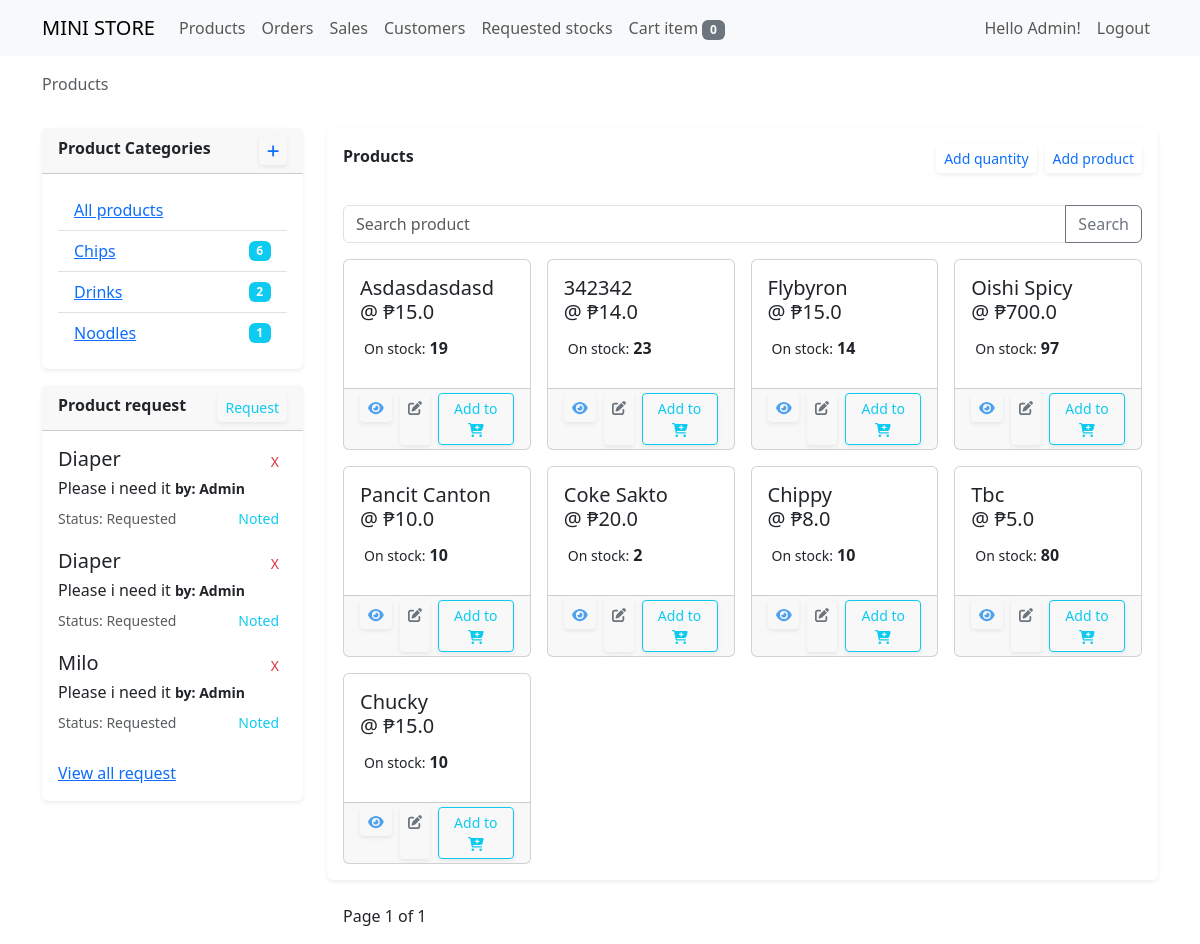
The app's page / (signed in) with its own data.
### store/models.py (models this page shows, shortened)
class Category(models.Model):
    name = models.CharField(max_length=120)
    def __str__(self):
        return self.name

class ItemRequest(models.Model):
    request_by = models.ForeignKey(User, on_delete=models.CASCADE)
    item_name = models.CharField(max_length=120)
    message = models.CharField(max_length=120, blank=True, null=True)
    is_noted = models.BooleanField(default=False)
    created = models.DateTimeField(auto_now_add=True)
    class Meta:
        ordering = ['-created']

class TimeStampedModel(models.Model):
    created = models.DateTimeField(auto_now_add=True)
    updated = models.DateTimeField(auto_now=True)
    class Meta:
        ordering = ('-updated','-created')

class Product(TimeStampedModel):
    user = models.ForeignKey(User, on_delete=models.CASCADE)
    bar_code = models.CharField(max_length=20, unique=True)
    name = models.CharField(max_length=200)
    category = models.ForeignKey(Category, on_delete=models.CASCADE, blank=True, null=True)
    cost = models.FloatField()
    price = models.FloatField()
    quantity = models.IntegerField()
    image = models.ImageField(upload_to=image_directory_path, blank=True, null=True)
    on_display = models.BooleanField(default=True, verbose_name="this product is available?")
    def __str__(self):
        return self.name

### store/views/product_view.py (the view, shortened to what this page needs)
# urls.py: path('', product_view, name='product_view'),
@login_required
def product_view(request):
    form = AddProductForm(request.POST or None)
    if request.user.is_superuser:
        products = Product.objects.all()
        categories = Category.objects.annotate(count=Count('product__id'))
    else:
        products = Product.objects.filter(on_display=True)
        categories = Category.objects.filter(product__on_display=True).annotate(count=Count('product__id'))
    all_requests = ItemRequest.objects.all()[:3]
    product_transaction_form = ProductTransactionForm(request.POST or None)
    query = request.GET.get('q')
    cart = Cart(request)
    cart_items = cart.__len__()
    if request.method == 'POST':
        if form.is_valid():
            obj = form.save(commit=False)
            obj.user = request.user
            obj.save()
            return redirect('store:product_view')
    breadcrumbs_link = ""
    if query:
        breadcrumbs_link = query
    else:
        breadcrumbs_link = "All Tasks"
    paginator = Paginator(products, 12)
    page_number = request.GET.get('page')
    page_obj = paginator.get_page(page_number)
    try:
        page_obj = paginator.page(page_number)
    except PageNotAnInteger:
        page_obj = paginator.page(1)
    except EmptyPage:
        page_obj = paginator.page(paginator.num_pages)
    context = {
        "title": "add product",
        "form": form,
        "products": products,
        "cart_items": cart_items,
        "categories": categories,
        "all_requests": all_requests,
        "breadcrumbs_link": breadcrumbs_link,
        "page_obj": page_obj,
        "product_transaction_form": product_transaction_form,
        "query": query
    }
    return render(request, 'product_view.html', context)

### store/forms/product_form.py
class AddProductForm(forms.ModelForm):
    class Meta:
        model = Product
        fields = [
            'bar_code', 'name', 'cost', 'price', 'quantity', 'category', 'image',
        ]
        widgets = {
            'bar_code': forms.TextInput(attrs={'class': 'form-control', 'placeholder': 'Bar code'}),
            'name': forms.TextInput(attrs={'class': 'form-control mb-2', 'placeholder': 'Name'}),
            'cost': forms.NumberInput(attrs={'class': 'form-control mb-2', 'placeholder': 'Cost'}),
            'price': forms.NumberInput(attrs={'class': 'form-control mb-2', 'placeholder': 'Price'}),
            'quantity': forms.NumberInput(attrs={'class': 'form-control mb-2', 'placeholder': 'Quantity'}),
            'category': forms.Select(attrs={'class': 'form-control mb-2', 'placeholder': 'Category'}),
            'image': forms.FileInput(attrs={'class': 'form-control mb-2'}),
        }

class ProductTransactionForm(forms.ModelForm):
    class Meta:
        model = ProductTransaction
        fields = [
            'product', 'cost', 'quantity'
        ]

### store/cartitem.py (called while the page is built)
    def __len__(self):
        return sum(item['quantity'] for item in self.cart.values())

### store/templates/product_view.html (shortened to what this page needs)
{% extends 'base.html' %}
{% load crispy_forms_tags %}
{% block content %}
<div class="row">
  <div class="col-sm-12 mt-3">
    <nav aria-label="breadcrumb">
      <ol class="breadcrumb">
        <li class="breadcrumb-item active" aria-current="page">Products</li>
      </ol>
    </nav>
  </div>
</div>
<div class="row">
    <div class="col-sm-3">
        <div class="card border-0 shadow-sm mt-3">
            <div class="card-header">
                <strong>Product Categories</strong>
                {% if perms.store.add_category %}
                <a class="btn btn-outline-primary btn-sm float-end border-0 shadow-sm" data-bs-toggle="modal" data-bs-target="#addCategory"><i class="fa-solid fa-plus"></i></a>
                {% endif %}
            </div>
            <div class="card-body">
              <ul class="list-group list-group-flush">
                <li class="list-group-item d-flex justify-content-between align-items-center">
                  <a href="{% url 'store:product_view' %}">All products</a>
                </li>
                {% for cat in categories %}
                <li class="list-group-item d-flex justify-content-between align-items-center">
                  <a href="{% url 'store:product_view' %}?q={{cat}}">{{cat|title}}</a>
                  <span class="badge bg-info squared-pill">{{cat.count}}</span>
                </li>
                {% endfor %}
              </ul>
            </div>
        </div>
        <div class="card border-0 shadow-sm mt-3">
          <div class="card-header">
              <strong>Product request</strong>
              <a class="btn btn-outline-info btn-sm border-0 shadow-sm float-end" data-bs-toggle="modal" data-bs-target="#requestItem">Request</a>
          </div>
          <div class="card-body">
            <div class="list-group list-group-flush">
              {% for req in all_requests %}
              <div class="card mb-3 border-0" aria-current="true">
                <div class="d-flex w-100 justify-content-between">
                  <h5 class="mb-1">{{ req.item_name|title }}</h5>
                  {% if req.request_by == request.user or request.user.is_superuser %}
                  <a href="{% url 'store:delete_request' req.pk %}" class="btn btn-outline-danger btn-sm float-end border-0">X</a>
                  {% endif %}
                </div>
                <p class="mb-1">{{req.message}} <small><b>by: {{req.request_by|title}}</b></small> </p>
                <div class="d-flex justify-content-between align-items-center">
                  <small class="text-muted">Status: {% if req.is_noted %}Noted{% else %}Requested{% endif %}</small>
                  {% if perms.store.update_itemrequest %}
                    {% if not req.is_noted %}
                    <form action="{% url 'store:request_status_update' req.pk %}" class="float-end" method="POST">
                      <input type="submit" class="btn btn-outline-info btn-sm border-0" value="Noted">
                    </form>
                    {% endif %}
                  {% endif %}
                </div>
              </div>
              {% endfor %}
            </div>
            <div class="mt-2">
              <a href="{% url 'store:item_request_view' %}">View all request</a>
            </div>
          </div>
      </div>
    </div>
    <div class="col-sm-9">
      <div class="card border-0 shadow-sm mt-3">
          <div class="p-3">
              <strong>Products</strong>
              <div class="d-flex gap-2 float-end">
              {% if perms.store.add_producttransaction %}
                <a class="btn btn-outline-primary btn-sm border-0 shadow-sm" data-bs-toggle="modal" data-bs-target="#updateProductQuantity">Add quantity</a>
              {% endif %}
              {% if perms.store.add_product %}
                <button class="btn btn-outline-primary btn-sm border-0 shadow-sm" data-bs-toggle="modal" data-bs-target="#addProduct">Add product</button>
              {% endif %}
              </div>
          </div>
          <div class="card-body">
            <form action="">
              <div class="input-group mb-3">
                <input type="text" class="form-control" name="q" {%if query%}value="{{query}}"{%endif%} placeholder="Search product" aria-label="Recipient's username" aria-describedby="button-addon2">
                <button class="btn btn-outline-secondary" type="submit" id="button-addon2">Search</button>
              </div>
            </form>
            <div class="row row-cols-1 row-cols-md-4 d-flex align-content-start flex-wrap g-3" data-masonry='{"percentPosition": true }'>
                {% for product in page_obj %}
                <div class="col">
                  <div class="card">
                    <div class="card-body d-flex flex-column">
                      <h5 class="card-title d-flex align-items-end">{{ product.name|title }} <br> @ ₱{{ product.price }}</h5>
                      <div class="row">
                        <div class="col-sm-12 mb-2">
                            <div class="card border-0">
                                <div class="card-body p-1">
                                    {% if not product.quantity %}
                                    <small class="text-muted">Out of stock, stocking soon!</small>
                                    {% else %}
                                    <small>On stock:</small>
                                    <strong>{{ product.quantity }}</strong>
                                    {% endif %}
                                </div>
                            </div>
                        </div>
                      </div>
                    </div>
                    <div class="card-footer pt-1 pb-1">
                        {% if product.quantity %}
                        {% if request.user.is_authenticated %}
                        <div class="d-flex gap-2">
                            {% if perms.store.update_product %}
                            <form action="{% url 'store:publish_unpublish_product' product.pk %}" method="POST">
                              <button type="submit" class="btn btn-outline-secondary btn-sm border-0 shadow-sm">
                                {% if product.on_display %}
                                  <i class="fa-solid fa-eye" style="color: rgb(81, 162, 238);"></i>
                                {% else %}
                                  <i class="fa-solid fa-eye-slash" style="color: rgb(252, 103, 103);"></i>
                                {% endif %}
                              </button>
                            </form>
                            {% endif %}
                            {% if perms.store.update_product %}
                              <a href="{% url 'store:update_product' product.pk %}" class="btn btn-outline-secondary btn-sm border-0 shadow-sm"><i class="fa-solid fa-pen-to-square"></i></a>
                            {% endif %}
                        {% endif %}
                        <a href="{% url 'store:add_order' product.pk %}" class="btn btn-outline-info btn-sm float-end border-1 shadow-sm">Add to <i class="fa-solid fa-cart-plus"></i></a>
                        </div>
                        {% endif %}
                    </div>
                  </div>
                </div>
                {% endfor %}
            </div>
          </div>
      </div>
      <div class="card mt-2 p-3 border-0">
        <span class="step-links">
            <span class="current">
                Page {{ page_obj.number }} of {{ page_obj.paginator.num_pages }}
            </span>
        </span>
      </div>
    </div>
</div>
{% endblock %}

### templates/includes/navigation.html (shortened to what this page needs)
{% load crispy_forms_tags %}
<nav class="navbar navbar-expand-lg bg-body-tertiary" style="background-color: #222;">
    <div class="container">
      <a class="navbar-brand" href="{% url 'store:product_view' %}">MINI STORE</a>
      <div class="collapse navbar-collapse" id="navbarSupportedContent">
        <ul class="navbar-nav me-auto mb-2 mb-lg-0">
          <li class="nav-item">
            <a class="nav-link" aria-current="page" href="{% url 'store:product_view' %}">Products</a>
          </li>
          <li class="nav-item">
            <a class="nav-link" aria-current="page" href="{% url 'store:order_view' %}">Orders</a>
          </li>
          {% if perms.auth.view_ordertransaction %}
          <li class="nav-item">
            <a class="nav-link" aria-current="page" href="{% url 'store:sales_view' %}">Sales</a>
          </li>
          {% endif %}
          {% if perms.auth.view_user %}
          <li class="nav-item">
            <a class="nav-link" aria-current="page" href="{% url 'store:customer_view' %}">Customers</a>
          </li>
          {% endif %}
          {% if perms.store.view_itemrequest %}
          <li class="nav-item">
            <a class="nav-link" aria-current="page" href="{% url 'store:item_request_view' %}">Requested stocks</a>
          </li>
          {% endif %}
          <li class="nav-item">
            <a class="nav-link" href="{% url 'store:pos_view' %}">Cart {% if cart_items > 1 %}items <span class="badge text-bg-success"> {{ cart_items }}{% else %}item <span class="badge text-bg-secondary"> {{ cart_items }}{% endif %}</span></a>
          </li>
        </ul>
        <ul class="navbar-nav float-end mb-2 mb-lg-0">
          {% if request.user.is_authenticated %}
          <li class="nav-item">
            <span class="nav-link" aria-current="page">Hello {{request.user.username|title}}!</span>
          </li>
          <li class="nav-item">
            <a class="nav-link" aria-current="page" href="#" data-bs-toggle="modal" data-bs-target="#logoutUser">Logout</a>
          </li>
          {% endif %}
        </ul>
      </div>
    </div>
</nav>

### records on screen
Category: name "Chips", count "6"
Category: name "Drinks", count "2"
Category: name "Noodles", count "1"
ItemRequest: item_name "Diaper", shows "X", message "Please i need it", request_by "Admin", is_noted "Requested"
ItemRequest: item_name "Diaper", shows "X", message "Please i need it", request_by "Admin", is_noted "Requested"
ItemRequest: item_name "Milo", shows "X", message "Please i need it", request_by "Admin", is_noted "Requested"
Product: name "Asdasdasdasd", price "15.0", quantity "19", on_display True (drawn), shows "Add to"
Product: name "342342", price "14.0", quantity "23", on_display True (drawn), shows "Add to"
Product: name "Flybyron", price "15.0", quantity "14", on_display True (drawn), shows "Add to"
Product: name "Oishi Spicy", price "700.0", quantity "97", on_display True (drawn), shows "Add to"
Product: name "Pancit Canton", price "10.0", quantity "10", on_display True (drawn), shows "Add to"
Product: name "Coke Sakto", price "20.0", quantity "2", on_display True (drawn), shows "Add to"
Product: name "Chippy", price "8.0", quantity "10", on_display True (drawn), shows "Add to"
Product: name "Tbc", price "5.0", quantity "80", on_display True (drawn), shows "Add to"
Product: name "Chucky", price "15.0", quantity "10", on_display True (drawn), shows "Add to"

### other values on screen
{{ cart_items }} "0"
{{ request.user.username|title }} "Admin"
{{ page_obj.number }} "1"
{{ page_obj.paginator.num_pages }} "1"
